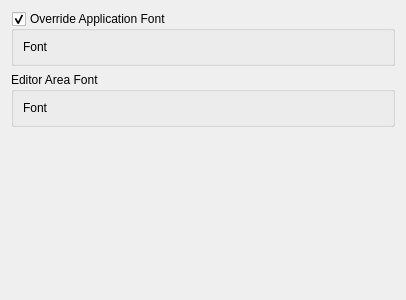
<?xml version="1.0" encoding="UTF-8"?>
<ui version="4.0">
 <class>FontSettings</class>
 <widget class="QWidget" name="FontSettings">
  <property name="geometry">
   <rect>
    <x>0</x>
    <y>0</y>
    <width>406</width>
    <height>300</height>
   </rect>
  </property>
  <layout class="QVBoxLayout" name="verticalLayout">
   <item>
    <widget class="QGroupBox" name="kcfg_overrideAppFont">
     <property name="toolTip">
      <string>Override the default application UI font for texts like status bar, dialogs, menus, etc.
If you've applied a custom font and want to reset the font by unchecking, you might still need to restart the application to make it take effect fully.</string>
     </property>
     <property name="title">
      <string>Override Application Font</string>
     </property>
     <property name="checkable">
      <bool>true</bool>
     </property>
     <layout class="QFormLayout" name="formLayout">
      <item row="0" column="0">
       <widget class="QLabel" name="label_appFont">
        <property name="text">
         <string>Font</string>
        </property>
       </widget>
      </item>
      <item row="0" column="1">
       <widget class="KFontRequester" name="kcfg_appFont"/>
      </item>
     </layout>
    </widget>
   </item>
   <item>
    <widget class="QGroupBox" name="groupBox_editorFont">
     <property name="title">
      <string>Editor Area Font</string>
     </property>
     <layout class="QFormLayout" name="formLayout_2">
      <item row="0" column="0">
       <widget class="QLabel" name="label_editorFont">
        <property name="text">
         <string>Font</string>
        </property>
       </widget>
      </item>
      <item row="0" column="1">
       <widget class="KFontRequester" name="kcfg_editorFont"/>
      </item>
     </layout>
    </widget>
   </item>
   <item>
    <spacer name="verticalSpacer">
     <property name="orientation">
      <enum>Qt::Orientation::Vertical</enum>
     </property>
     <property name="sizeHint" stdset="0">
      <size>
       <width>20</width>
       <height>40</height>
      </size>
     </property>
    </spacer>
   </item>
  </layout>
 </widget>
 <customwidgets>
  <customwidget>
   <class>KFontRequester</class>
   <extends>QWidget</extends>
   <header>kfontrequester.h</header>
  </customwidget>
 </customwidgets>
 <resources/>
 <connections/>
</ui>
